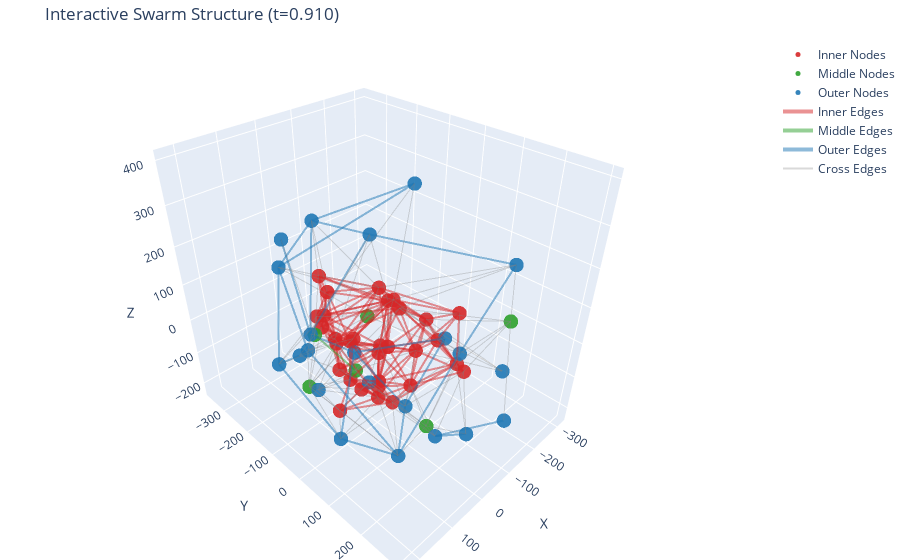

Write notebook code for a chart like this one.
### Code cell
# --- Interactive 3D Visualization using Plotly ---
import plotly.graph_objects as go
import numpy as np

def plot_interactive_network(points, vor, labels):
    # Configuration
    VISIBILITY_RATIO = {
        'Inner': 1.0,
        'Middle': 0.8,
        'Outer': 0.3 
    }
    
    colors_hex = ['#d62728', '#2ca02c', '#1f77b4']
    names = ['Inner', 'Middle', 'Outer']
    
    fig = go.Figure()
    
    # 1. Add Nodes
    for i in range(3):
        mask = (labels == i)
        subset = points[mask]
        
        fig.add_trace(go.Scatter3d(
            x=subset[:, 0], y=subset[:, 1], z=subset[:, 2],
            mode='markers',
            name=f'{names[i]} Nodes',
            marker=dict(
                size=5,
                color=colors_hex[i],
                opacity=0.9
            )
        ))

    # 2. Add Edges
    # Pre-calculate cutoff
    all_dists = []
    for p1_idx, p2_idx in vor.ridge_points:
        dist = np.linalg.norm(points[p1_idx] - points[p2_idx])
        all_dists.append(dist)
    median_dist = np.median(all_dists)
    cutoff_dist = median_dist * 3.5
    
    # Lists to store line coordinates for batch plotting
    edge_traces = {
        0: {'x': [], 'y': [], 'z': []}, # Inner
        1: {'x': [], 'y': [], 'z': []}, # Middle
        2: {'x': [], 'y': [], 'z': []}, # Outer
        'cross': {'x': [], 'y': [], 'z': []} # Cross-layer
    }
    
    np.random.seed(42)
    
    for p1_idx, p2_idx in vor.ridge_points:
        p1, p2 = points[p1_idx], points[p2_idx]
        dist = np.linalg.norm(p1 - p2)
        
        if dist > cutoff_dist: continue
        
        l1, l2 = labels[p1_idx], labels[p2_idx]
        
        # Determine category and visibility
        should_draw = False
        target_key = None
        
        if l1 == l2:
            target_key = l1
            if np.random.rand() < VISIBILITY_RATIO[names[l1]]:
                should_draw = True
        else:
            target_key = 'cross'
            avg_ratio = (VISIBILITY_RATIO[names[l1]] + VISIBILITY_RATIO[names[l2]]) / 2
            if np.random.rand() < avg_ratio:
                should_draw = True
                
        if should_draw:
            t = edge_traces[target_key]
            t['x'].extend([p1[0], p2[0], None])
            t['y'].extend([p1[1], p2[1], None])
            t['z'].extend([p1[2], p2[2], None])
            
    # Add Edge Traces to Figure
    # Intra-layer
    for i in range(3):
        t = edge_traces[i]
        if t['x']:
            fig.add_trace(go.Scatter3d(
                x=t['x'], y=t['y'], z=t['z'],
                mode='lines',
                name=f'{names[i]} Edges',
                line=dict(color=colors_hex[i], width=4),
                opacity=0.5
            ))
            
    # Cross-layer
    t = edge_traces['cross']
    if t['x']:
        fig.add_trace(go.Scatter3d(
            x=t['x'], y=t['y'], z=t['z'],
            mode='lines',
            name='Cross Edges',
            line=dict(color='gray', width=2),
            opacity=0.3
        ))
        
    fig.update_layout(
        title=f"Interactive Swarm Structure (t={selected_t:.3f})",
        scene=dict(
            xaxis_title='X',
            yaxis_title='Y',
            zaxis_title='Z',
            aspectmode='data'
        ),
        margin=dict(l=0, r=0, b=0, t=40)
    )
    
    fig.show()

plot_interactive_network(points, vor, labels)

### Figure 1 — Plotly figure (JSON) as saved in the notebook; plotly's stock layout.template omitted (floating-point values rounded to 4 significant figures; data arrays with more than 128 entries replaced by an {"elided": "..."} marker saying what was removed)
{"data": [{"marker": {"color": "#d62728", "opacity": 0.9, "size": 5}, "mode": "markers", "name": "Inner Nodes", "type": "scatter3d", "x": [58.33, -91.06, 32.84, -79.92, 92.16, 136.5, -121.0, 23.19, -79.27, 48.46, 62.4, -30.89, -0.7519, -24.45, 145.8, 58.7, -9.399, 98.29, 69.95, -151.7, 92.04, 86.82, 20.36, -97.79, 12.52, -52.02, -117.1, -23.75, -98.91, -50.79, -12.45], "y": [-71.7, -55.61, 35.6, 164.1, -77.43, -34.7, 155.2, -136.7, 159.6, 52.06, -19.83, 2.946, -194.1, -175.3, 33.61, 64.12, 95.24, 30.5, 116.4, -75.26, 9.842, 39.08, -157.7, 29.27, -119.9, -42.69, 77.69, 25.68, 55.95, -45.5, -8.442], "z": [0.1775, 51.74, -110.6, -0.6275, 61.59, 137.1, -54.23, 92.21, 134.0, -55.97, 38.26, -17.99, 97.7, -92.84, -73.83, -26.24, -62.4, 94.36, -44.15, -11.99, -34.6, -47.43, 13.46, -53.23, -137.3, -52.88, -5.348, 128.2, 52.02, 112.2, -31.76]}, {"marker": {"color": "#2ca02c", "opacity": 0.9, "size": 5}, "mode": "markers", "name": "Middle Nodes", "type": "scatter3d", "x": [196.3, 78.68, -71.18, 65.63, -40.11, -152.6], "y": [0.9004, 52.62, -319.0, 208.0, -119.2, 237.2], "z": [7.593, 153.1, -186.3, -50.43, -172.5, 114.9]}, {"marker": {"color": "#1f77b4", "opacity": 0.9, "size": 5}, "mode": "markers", "name": "Outer Nodes", "type": "scatter3d", "x": [91.19, -33.84, 113.1, -38.6, -315.5, -87.47, 15.47, 227.4, -234.9, -125.6, 169.2, 65.01, -76.85, -36.18, 120.9, 56.89, 136.8, -177.6, -160.9, 201.1, 7.442, 9.096], "y": [-107.8, 59.52, -185.7, 61.75, -55.2, -359.8, 193.1, -52.86, 185.8, -218.4, 59.78, -207.5, 300.1, -251.5, 183.2, -246.9, 115.9, -205.5, 226.2, 13.3, 232.1, 267.9], "z": [-144.3, -168.9, 176.2, 402.1, -187.9, -217.0, -130.6, 54.2, -105.7, -222.8, -122.9, -113.1, -71.68, 207.8, -115.7, 197.4, 55.81, 133.5, 243.4, 114.8, 121.2, -71.46]}, {"line": {"color": "#d62728", "width": 4}, "mode": "lines", "name": "Inner Edges", "opacity": 0.5, "type": "scatter3d", "x": {"elided": "408 float values"}, "y": {"elided": "408 float values"}, "z": {"elided": "408 float values"}}, {"line": {"color": "#2ca02c", "width": 4}, "mode": "lines", "name": "Middle Edges", "opacity": 0.5, "type": "scatter3d", "x": [-71.18, -40.11, null], "y": [-319.0, -119.2, null], "z": [-186.3, -172.5, null]}, {"line": {"color": "#1f77b4", "width": 4}, "mode": "lines", "name": "Outer Edges", "opacity": 0.5, "type": "scatter3d", "x": [9.096, 15.47, null, -76.85, 15.47, null, -87.47, 56.89, null, -87.47, -36.18, null, -87.47, -125.6, null, -87.47, -177.6, null, 7.442, -160.9, null, 7.442, 120.9, null, -38.6, -36.18, null, -38.6, 113.1, null, -160.9, -177.6, null, -125.6, 169.2, null, -125.6, -33.84, null, -125.6, -315.5, null, 227.4, 65.01, null, 227.4, 113.1, null, 227.4, 169.2, null, -177.6, -36.18, null, -315.5, -33.84, null, 113.1, 201.1, null, 113.1, -36.18, null, 201.1, 120.9, null, -33.84, 120.9, null, 169.2, 120.9, null], "y": [267.9, 193.1, null, 300.1, 193.1, null, -359.8, -246.9, null, -359.8, -251.5, null, -359.8, -218.4, null, -359.8, -205.5, null, 232.1, 226.2, null, 232.1, 183.2, null, 61.75, -251.5, null, 61.75, -185.7, null, 226.2, -205.5, null, -218.4, 59.78, null, -218.4, 59.52, null, -218.4, -55.2, null, -52.86, -207.5, null, -52.86, -185.7, null, -52.86, 59.78, null, -205.5, -251.5, null, -55.2, 59.52, null, -185.7, 13.3, null, -185.7, -251.5, null, 13.3, 183.2, null, 59.52, 183.2, null, 59.78, 183.2, null], "z": [-71.46, -130.6, null, -71.68, -130.6, null, -217.0, 197.4, null, -217.0, 207.8, null, -217.0, -222.8, null, -217.0, 133.5, null, 121.2, 243.4, null, 121.2, -115.7, null, 402.1, 207.8, null, 402.1, 176.2, null, 243.4, 133.5, null, -222.8, -122.9, null, -222.8, -168.9, null, -222.8, -187.9, null, 54.2, -113.1, null, 54.2, 176.2, null, 54.2, -122.9, null, 133.5, 207.8, null, -187.9, -168.9, null, 176.2, 114.8, null, 176.2, 207.8, null, 114.8, -115.7, null, -168.9, -115.7, null, -122.9, -115.7, null]}, {"line": {"color": "gray", "width": 2}, "mode": "lines", "name": "Cross Edges", "opacity": 0.3, "type": "scatter3d", "x": {"elided": "315 float values"}, "y": {"elided": "315 float values"}, "z": {"elided": "315 float values"}}], "layout": {"margin": {"b": 0, "l": 0, "r": 0, "t": 40}, "scene": {"aspectmode": "data", "xaxis": {"title": {"text": "X"}}, "yaxis": {"title": {"text": "Y"}}, "zaxis": {"title": {"text": "Z"}}}, "title": {"text": "Interactive Swarm Structure (t=0.910)"}}}
